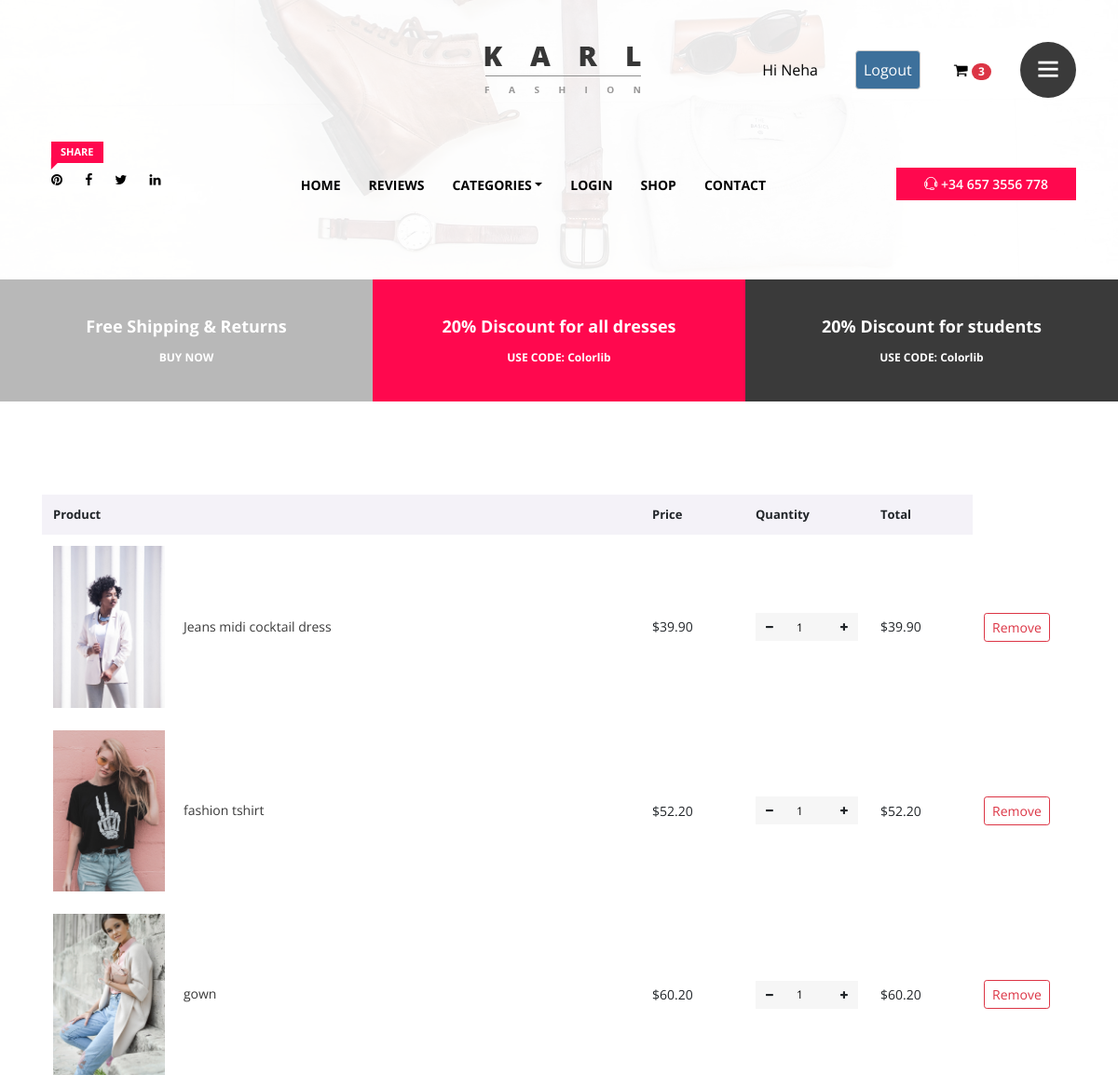
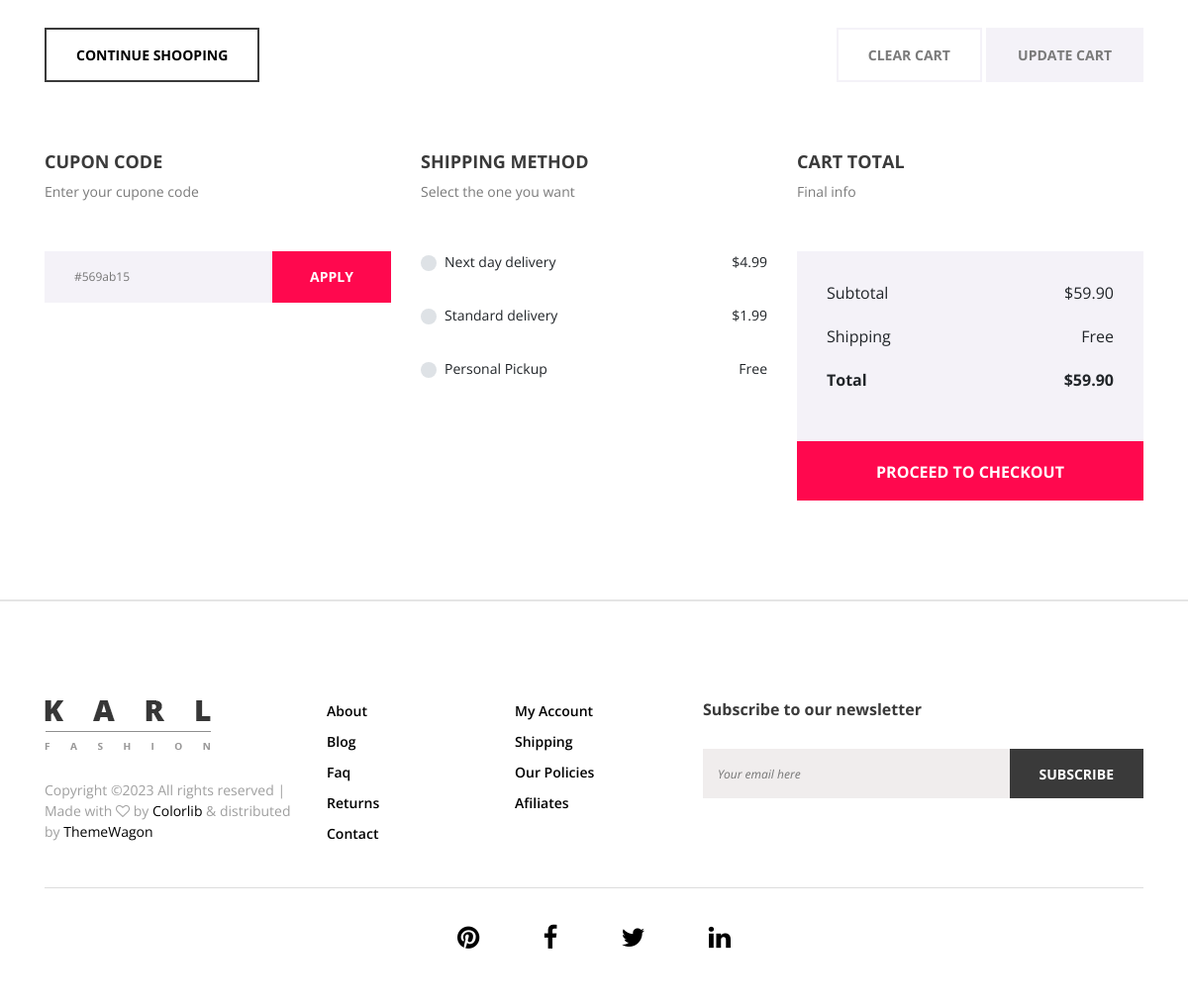
The app's page /cart/ (signed in) with its own data (2 pictures, top to bottom).
### karl_products/models.py (models this page shows, shortened)
class product(models.Model):
    name = models.CharField(max_length=30)
    price= models.DecimalField(max_digits=10, decimal_places=2)
    color = models.CharField(max_length=10)
    detail = models.TextField(max_length=1000)
    featured = models.BooleanField()
    slug = models.SlugField(default="", null=False)
    category_id = models.ForeignKey('category',on_delete=models.CASCADE , related_name='product')
    image = models.ImageField(upload_to='static/img/product-img/',default='static/img/product-img/product-1.jpg')

### karl_products/views.py (the view)
# urls.py: path('cart/', views.cart_view, name='cart'),
@login_required
def cart_view(request):
    cart = Cart.objects.filter(user=request.user, active=True).first()
    cart_count = cart.products.count() if cart else 0
    context = {'cart': cart, 'cart_count': cart_count}
    return render(request, 'cart.html', context)

### karl_products/context_processors.py (called while the page is built)
def cart_count(request):
    cart = Cart.objects.filter(user=request.user.id, active=True).first()
    count = cart.products.count() if cart else 0
    return {'cart_count': count}

### karl_products/templates/cart.html (shortened to what this page needs)
{% extends 'base.html' %}
{% block body %}
        <div class="cart_area section_padding_100 clearfix">
            <div class="container">
                <div class="row">
                    <div class="col-12">
                        <div class="cart-table clearfix">
                            <table class="table table-responsive">
                                <thead>
                                    <tr>
                                        <th>Product</th>
                                        <th>Price</th>
                                        <th>Quantity</th>
                                        <th>Total</th>
                                    </tr>
                                </thead>
                                <tbody>
                                    {% if cart.products.count > 0 %}
                                    {% for product in cart.products.all %}
                                    <tr>
                                        <td class="cart_product_img d-flex align-items-center">
                                            <a href="#"><img src="../../{{ product.image }}"  alt="Product"></a>
                                            <h6>{{ product.name }}</h6>
                                        </td>
                                        <td class="price"><span>${{ product.price }}</span></td>
                                        <td class="qty">
                                            <div class="quantity">
                                                <span class="qty-minus" onclick="var effect = document.getElementById('qty'); var qty = effect.value; if( !isNaN( qty ) &amp;&amp; qty &gt; 1 ) effect.value--;return false;"><i class="fa fa-minus" aria-hidden="true"></i></span>
                                                <input type="number" class="qty-text" id="qty" step="1" min="1" max="99" name="quantity" value="1">
                                                <span class="qty-plus" onclick="var effect = document.getElementById('qty'); var qty = effect.value; if( !isNaN( qty )) effect.value++;return false;"><i class="fa fa-plus" aria-hidden="true"></i></span>
                                            </div>
                                        </td>
                                        <td class="total_price"><span>${{ product.price }}</span></td>
                                        <td class="remove">
                                            <div class="btn-group">
                                                <a href="{% url 'remove_from_cart' product.slug %}" class="btn btn-sm btn-outline-danger">Remove</a>
                                              </div>
                                            </td>
                                    </tr>
                                    {% endfor %}
                                    {% else %}
        <p>Your cart is empty.</p>
    {% endif %}
                                </tbody>
                            </table>
                        </div>
                        <div class="cart-footer d-flex mt-30">
                            <div class="back-to-shop w-50">
                                <a href="shop-grid-left-sidebar.html">Continue shooping</a>
                            </div>
                            <div class="update-checkout w-50 text-right">
                                <a href="#">clear cart</a>
                                <a href="#">Update cart</a>
                            </div>
                        </div>
                    </div>
                </div>
                <div class="row">
                    <div class="col-12 col-md-6 col-lg-4">
                        <div class="coupon-code-area mt-70">
                            <div class="cart-page-heading">
                                <h5>Cupon code</h5>
                                <p>Enter your cupone code</p>
                            </div>
                            <form action="#">
                                <input type="search" name="search" placeholder="#569ab15">
                                <button type="submit">Apply</button>
                            </form>
                        </div>
                    </div>
                    <div class="col-12 col-md-6 col-lg-4">
                        <div class="shipping-method-area mt-70">
                            <div class="cart-page-heading">
                                <h5>Shipping method</h5>
                                <p>Select the one you want</p>
                            </div>
                            <div class="custom-control custom-radio mb-30">
                                <label class="custom-control-label d-flex align-items-center justify-content-between" for="customRadio1"><span>Next day delivery</span><span>$4.99</span></label>
                            </div>
                            <div class="custom-control custom-radio mb-30">
                                <label class="custom-control-label d-flex align-items-center justify-content-between" for="customRadio2"><span>Standard delivery</span><span>$1.99</span></label>
                            </div>
                            <div class="custom-control custom-radio">
                                <label class="custom-control-label d-flex align-items-center justify-content-between" for="customRadio3"><span>Personal Pickup</span><span>Free</span></label>
                            </div>
                        </div>
                    </div>
                    <div class="col-12 col-lg-4">
                        <div class="cart-total-area mt-70">
                            <div class="cart-page-heading">
                                <h5>Cart total</h5>
                                <p>Final info</p>
                            </div>
                            <ul class="cart-total-chart">
                                <li><span>Subtotal</span> <span>$59.90</span></li>
                                <li><span>Shipping</span> <span>Free</span></li>
                                <li><span><strong>Total</strong></span> <span><strong>$59.90</strong></span></li>
                            </ul>
                            <a href="\checkout" class="btn karl-checkout-btn">Proceed to checkout</a>
                        </div>
                    </div>
                </div>
            </div>
        </div>
    {% endblock body %}

### karl_products/templates/base.html (shortened to what this page needs)
{% load static %}
<!DOCTYPE html>
<html lang="en">
<head>
    <link rel="stylesheet" href="../static/includes/slick/slick-theme.css">
    <link rel="stylesheet" href="../static/includes/slick/slick.css">
    <link rel="stylesheet" href="{% static 'css/core-style.css' %}">
    <link rel="stylesheet" href="{% static 'css/style.css' %}">
    <link href="{% static 'css/responsive.css' %}" rel="stylesheet">
</head>
<body>
    <div class="catagories-side-menu">
        <div id="sideMenuClose">
        </div>
        <div class="nav-side-menu">
            <div class="menu-list">
                <h6>Categories</h6>
            </div>
        </div>
    </div>
    <div id="wrapper">
        <header class="header_area background-overlay-white" style="background-image: url(../../static/img/bg-img/bg-1.jpg);">
            <div class="top_header_area">
                <div class="container h-100">
                    <div class="row h-100 align-items-center justify-content-end">
                        <div class="col-12 col-lg-7">
                            <div class="top_single_area d-flex align-items-center">
                                <div class="top_logo">
                                    <a href="/index"><img src="\static/img/core-img/logo.png" alt=""></a>
                                </div>
                                <div class="header-cart-menu d-flex align-items-center ml-auto">
                                    <p style="text-transform: capitalize; color: black;">Hi {{ request.user }}</p>
                                    <p class="para-signup"><a style="color: white;" href="{% url 'logout' %}">Logout</a></p>
                                    <div class="cart-icon">
                                        <a href="{% url 'cart' %}" class="nav-link">
                                            <i class="fa fa-shopping-cart"></i>
                                            {% if cart_count > 0 %}
                                                <span class="badge badge-pill badge-danger">{{ cart_count }}</span>
                                            {% endif %}
                                        </a>
                                      </div>
                                    <div class="header-right-side-menu ml-15">
                                        <a href="#" id="sideMenuBtn"><i class="ti-menu" aria-hidden="true"></i></a>
                                    </div>
                                </div>
                            </div>
                        </div>
                    </div>
                </div>
            </div>
            <div class="main_header_area">
                <div class="container h-100">
                    <div class="row h-100">
                        <div class="col-12 d-md-flex justify-content-between">
                            <div class="header-social-area">
                                <a href="#"><span class="karl-level">Share</span> <i class="fa fa-pinterest" aria-hidden="true"></i></a>
                                <a href="#"><i class="fa fa-facebook" aria-hidden="true"></i></a>
                                <a href="#"><i class="fa fa-twitter" aria-hidden="true"></i></a>
                                <a href="#"><i class="fa fa-linkedin" aria-hidden="true"></i></a>
                            </div>
                            <div class="main-menu-area">
                                <nav class="navbar navbar-expand-lg align-items-start">
                                    <div class="collapse navbar-collapse align-items-start collapse" id="karl-navbar">
                                        <ul class="navbar-nav animated" id="nav">
                                            <li class="nav-item active"><a class="nav-link" href="/index">Home</a></li>
                                            <li class="nav-item active"><a class="nav-link" href="/review">Reviews</a></li>
                                            <li class="nav-item dropdown">
                                                <a class="nav-link dropdown-toggle" href="" id="karlDropdown" role="button" data-toggle="dropdown" aria-haspopup="true" aria-expanded="false">Categories</a>
                                            </li>
                                            <li class="nav-item"><a class="nav-link" href="/login">Login</a></li>
                                            <li class="nav-item"><a class="nav-link" href="/shop">Shop</a></li>
                                            <li class="nav-item"><a class="nav-link" href="/contact">Contact</a></li>
                                        </ul>
                                    </div>
                                </nav>
                            </div>
                            <div class="help-line">
                                <a href="tel:+346573556778"><i class="ti-headphone-alt"></i> +34 657 3556 778</a>
                            </div>
                        </div>
                    </div>
                </div>
            </div>
        </header>
        <section class="top-discount-area d-md-flex align-items-center">
            <div class="single-discount-area">
                <h5>Free Shipping &amp; Returns</h5>
                <h6><a href="#">BUY NOW</a></h6>
            </div>
            <div class="single-discount-area">
                <h5>20% Discount for all dresses</h5>
                <h6>USE CODE: Colorlib</h6>
            </div>
            <div class="single-discount-area">
                <h5>20% Discount for students</h5>
                <h6>USE CODE: Colorlib</h6>
            </div>
        </section>
{% block body %}{% endblock body %}
   <footer class="footer_area">
    <div class="container">
        <div class="row">
            <div class="col-12 col-md-6 col-lg-3">
                <div class="single_footer_area">
                    <div class="footer-logo">
                        <img src="\static/img/core-img/logo.png" alt="">
                    </div>
                    <div class="copywrite_text d-flex align-items-center">
                        <p>
Copyright &copy;<script>document.write(new Date().getFullYear());</script> All rights reserved | Made with <i class="fa fa-heart-o" aria-hidden="true"></i> by <a href="https://colorlib.com" target="_blank">Colorlib</a> &amp; distributed by <a href="https://themewagon.com" target="_blank">ThemeWagon</a>
</p>
                    </div>
                </div>
            </div>
            <div class="col-12 col-sm-6 col-md-3 col-lg-2">
                <div class="single_footer_area">
                    <ul class="footer_widget_menu">
                        <li><a href="#">About</a></li>
                        <li><a href="#">Blog</a></li>
                        <li><a href="#">Faq</a></li>
                        <li><a href="#">Returns</a></li>
                        <li><a href="/contact">Contact</a></li>
                    </ul>
                </div>
            </div>
            <div class="col-12 col-sm-6 col-md-3 col-lg-2">
                <div class="single_footer_area">
                    <ul class="footer_widget_menu">
                        <li><a href="#">My Account</a></li>
                        <li><a href="#">Shipping</a></li>
                        <li><a href="#">Our Policies</a></li>
                        <li><a href="#">Afiliates</a></li>
                    </ul>
                </div>
            </div>
            <div class="col-12 col-lg-5">
                <div class="single_footer_area">
                    <div class="footer_heading mb-30">
                        <h6>Subscribe to our newsletter</h6>
                    </div>
                    <div class="subscribtion_form">
                        <form action="#" method="post">
                            <input type="email" name="mail" class="mail" placeholder="Your email here">
                            <button type="submit" class="submit">Subscribe</button>
                        </form>
                    </div>
                </div>
            </div>
        </div>
        <div class="line"></div>
        <div class="footer_bottom_area">
            <div class="row">
                <div class="col-12">
                    <div class="footer_social_area text-center">
                        <a href="#"><i class="fa fa-pinterest" aria-hidden="true"></i></a>
                        <a href="#"><i class="fa fa-facebook" aria-hidden="true"></i></a>
                        <a href="#"><i class="fa fa-twitter" aria-hidden="true"></i></a>
                        <a href="#"><i class="fa fa-linkedin" aria-hidden="true"></i></a>
                    </div>
                </div>
            </div>
        </div>
    </div>
</footer>
</div>

### records on screen
product: image (picture), name "Jeans midi cocktail dress", price "39.90"
product: image (picture), name "fashion tshirt", price "52.20"
product: image (picture), name "gown", price "60.20"

### other values on screen
{{ request.user }} "Neha"
{{ cart_count }} "3"
